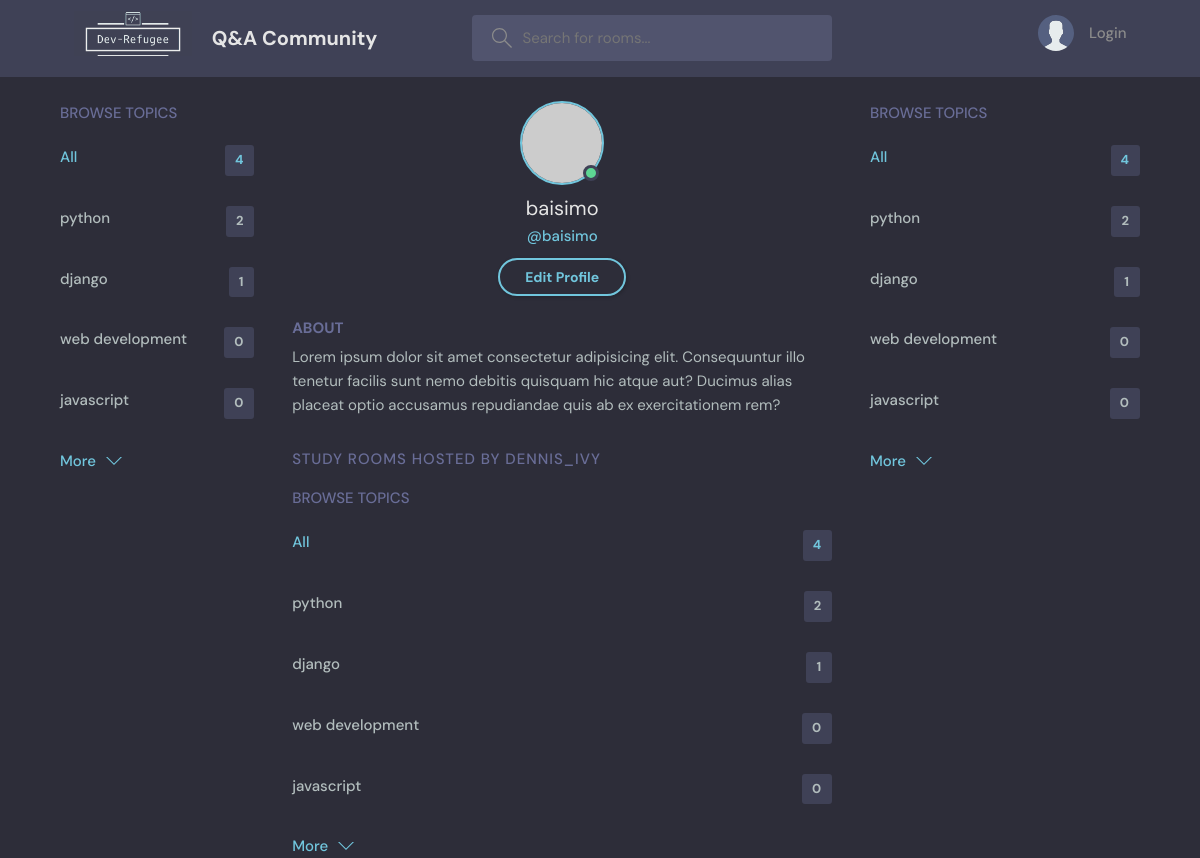
Screenshot of /profile/3/ with the database file from the repository.
### base/models.py (models this page shows, shortened)
class Topic(models.Model):
    name = models.CharField(max_length=200)

### base/views.py (the view)
def userProfile(request, pk):
    user = User.objects.get(id=pk)
    rooms = user.room_set.all()
    room_messages = user.message_set.all()
    topics = Topic.objects.all()
    context = {'user': user, 'rooms': rooms, 'room_messages': room_messages, 'topics': topics}
    return render(request, 'base/profile.html', context)

### base/templates/base/profile.html
{% extends 'main.html' %}
{% block content %}
  <main class="profile-page layout layout--3">
    <div class="container">
      {% include 'base/topics_component.html' %}
      <div class="roomList">
        <div class="profile">
          <div class="profile__avatar">
            <div class="avatar avatar--large active">
              <img src="https://randomuser.me/api/portraits/men/11.jpg" />
            </div>
          </div>
          <div class="profile__info">
            <h3>{{user.username}}</h3>
            <p>@{{user.username}}</p>
            <a href="edit-user.html" class="btn btn--main btn--pill">Edit Profile</a>
          </div>
          <div class="profile__about">
            <h3>About</h3>
            <p>
              Lorem ipsum dolor sit amet consectetur adipisicing elit. Consequuntur illo tenetur
              facilis sunt nemo debitis quisquam hic atque aut? Ducimus alias placeat optio
              accusamus repudiandae quis ab ex exercitationem rem?
            </p>
          </div>
        </div>
        <div class="roomList__header">
          <div>
            <h2>Study Rooms Hosted by dennis_ivy</a>
            </h2>
          </div>
        </div>
        {% include 'base/topics_component.html' %}
      </div>
      {% include 'base/topics_component.html' %}
    </div>
  </main>
{% endblock content %}

### base/templates/base/topics_component.html
<div class="topics">
    <div class="topics__header">
      <h2>Browse Topics</h2>
    </div>
    <ul class="topics__list">
      <li>
        <a href="{% url 'home' %}" class="active">All <span>{{topics.count}}</span></a>
      </li>
      {% for topic in topics %}
      <li>
        <a href="{% url 'home' %}? q={{topic.name}}">{{topic.name}}<span>{{topic.room_set.all.count}}</span></a>
      </li>
      {% endfor %}
    </ul>
    <a class="btn btn--link" href="topics.html">
      More
      <svg version="1.1" xmlns="http://www.w3.org/2000/svg" width="32" height="32" viewBox="0 0 32 32">
        <title>chevron-down</title>
        <path d="M16 21l-13-13h-3l16 16 16-16h-3l-13 13z"></path>
      </svg>
    </a>
  </div>

### static/styles/style.css (style rules this page uses)
:root { --color-main: #71c6dd; --color-main-light: #e1f6fb; --color-dark: #3f4156; --color-dark-medium: #51546e; --color-dark-light: #696d97; --color-light: #e5e5e5; --color-gray: #8b8b8b; --color-light-gray: #b2bdbd; --color-bg: #2d2d39; --color-success: #5dd693; --color-error: #fc4b0b; }
* { font-family: "DM Sans", -apple-system, BlinkMacSystemFont, "Segoe UI", Roboto, Oxygen, Ubuntu, Cantarell, "Open Sans", "Helvetica Neue", sans-serif; margin: 0; padding: 0; box-sizing: border-box; text-rendering: optimizeLegibility; font-size: inherit; }
html { font-size: 56.25%; }
@media only screen and (min-width: 1200px) { html { font-size: 62.5%; } }
body { line-height: 1.6; font-weight: 400; font-size: 1.5rem; color: var(--color-light-gray); background-color: var(--color-bg); min-height: 100vh; }
img { width: 100%; }
a { display: inline-block; color: var(--color-main); text-decoration: none; }
.container { max-width: 120rem; width: 90%; margin: auto; }
.btn { background-color: transparent; border: none; display: inline-flex; align-items: center; gap: 1rem; cursor: pointer; transition: all ease-in-out 0.3s; padding: 1rem 2rem; border-radius: 5px; box-shadow: 1px 1px 3px 1px rgba(0, 0, 0, 0.15); font-weight: 500; }
.btn--link { border-radius: 0; padding: 0; color: var(--color-main); box-shadow: none; }
.btn--main { background-color: var(--color-main); color: var(--color-dark); }
.btn > svg { fill: currentColor; width: 1.6rem; height: 1.6rem; }
.btn--pill { border-radius: 10rem; font-size: 1.4rem; font-weight: 700; padding: 6px 2.5rem; color: var(--color-main); background: transparent; border: 2px solid var(--color-main); }
.avatar { position: relative; display: inline-block; border-radius: 50%; border: 2px solid var(--color-main); }
.avatar img { display: block; border-radius: 50%; object-fit: cover; object-position: center; }
.avatar::after { content: ""; display: block; position: absolute; background-color: var(--color-gray); z-index: 111; border-radius: 50%; border: 0.3rem solid var(--color-dark); }
.avatar.active::after { background-color: var(--color-success); }
.avatar.avatar--large img { display: block; width: 8rem; height: 8rem; border-radius: 50%; }
.avatar.avatar--large:after { width: 1rem; height: 1rem; bottom: 2px; right: 3.5px; }
.layout { margin-top: 2.4rem; }
.layout > .container { display: flex; justify-content: space-between; align-items: flex-start; }
.layout--3 > .container > div:first-child { flex-basis: 18%; max-width: 22.5rem; }
.layout--3 > .container > div:nth-child(2) { flex-basis: 50%; }
.layout--3 > .container > div:last-child { flex-basis: 25%; }
.topics__header { margin-bottom: 2rem; }
.topics__header h2 { text-transform: uppercase; font-weight: 500; color: var(--color-dark-light); }
.topics__list { list-style: none; }
.topics__list li a { display: flex; justify-content: space-between; margin-bottom: 3rem; font-weight: 500; color: var(--color-light-gray); transition: all 0.3s ease-in-out; }
.topics__list li a.active, .topics__list li a:hover { color: var(--color-main); }
.topics__list li a span { padding: 0.5rem 1rem; background-color: var(--color-dark); border-radius: 3px; font-size: 1.3rem; font-weight: 700; letter-spacing: 1px; }
.roomList__header { display: flex; justify-content: space-between; align-items: center; margin-bottom: 2.4rem; }
.roomList__header h2 { text-transform: uppercase; font-weight: 500; color: var(--color-light); letter-spacing: 1px; }
.profile { margin-bottom: 3rem; }
.profile__avatar { text-align: center; }
.profile__info { text-align: center; }
.profile__info h3 { font-size: 2rem; color: var(--color-light); font-weight: 400; }
.profile__info p { color: var(--color-main); font-weight: 500; margin-bottom: 1rem; }
.profile__about { margin-top: 2rem; }
.profile__about h3 { text-transform: uppercase; color: var(--color-dark-light); margin-bottom: 0.5rem; }
.profile-page .roomList__header { margin-bottom: 1.5rem; }
.profile-page .roomList__header h2 { color: var(--color-dark-light); }

### rows the page displays
Topic: name "python", room_set.all.count "2"
Topic: name "django", room_set.all.count "1"
Topic: name "web development", room_set.all.count "0"
Topic: name "javascript", room_set.all.count "0"

### other values shown
{{ topics.count }} "4 4 4"
{{ user.username }} "baisimo"
